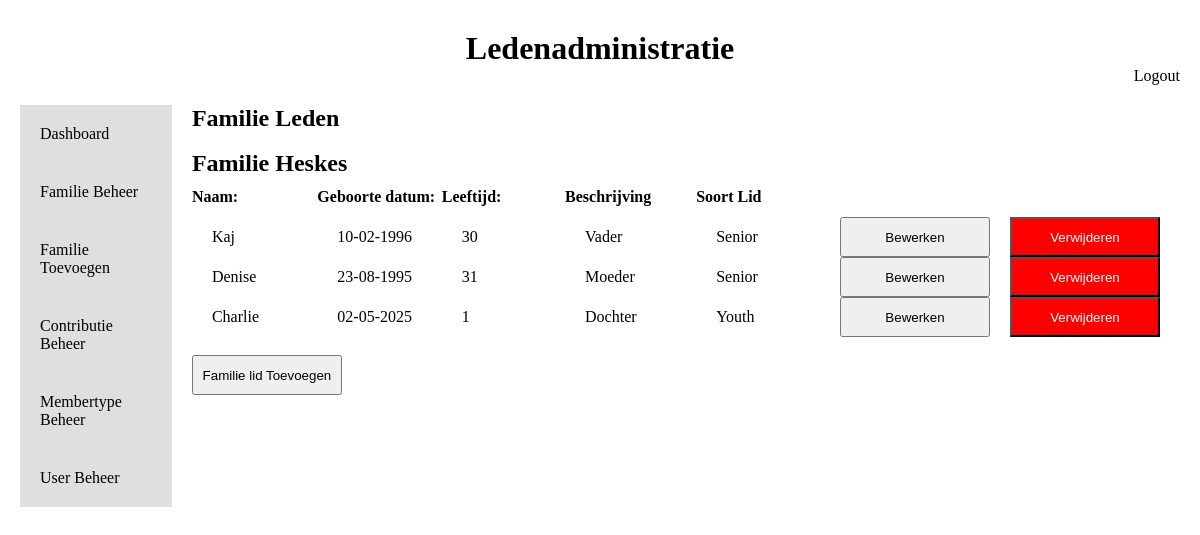
The app's page /Views/FamMembers/index.php?Famid=1 (signed in) with its own data.
### tables this page shows
CREATE TABLE IF NOT EXISTS Families (
    FamId int AUTO_INCREMENT PRIMARY KEY,
    Famname varchar(100) NOT NULL,
    Adress varchar(100),                                             
    City varchar(100),                                              
    Postcode varchar(100),                                           
    Country varchar(100)                                             
);

CREATE TABLE IF NOT EXISTS FamMember (
    FamMemId int AUTO_INCREMENT PRIMARY KEY,
    Name varchar (100) NOT NULL,                                     
    DateOfBirth DATE,                                                
    MemDes varchar (100),                                            
    FamId int,                                                       
    MemTypId int,                                                    
    CONSTRAINT FK_FamId FOREIGN KEY (FamId) REFERENCES Families (FamId),
    CONSTRAINT FK_MemTypId FOREIGN KEY (MemTypId) REFERENCES MemberType (MemTypId)
);

CREATE TABLE IF NOT EXISTS MemberType (
    MemTypId int AUTO_INCREMENT PRIMARY KEY,                         
    Description varchar (100),                                       
    DiscountPercentage int
);

### Models/Family.php (called while the page is built, shortened)
<?php
    Class Family {
        private static function getConnection() {
            return new PDO('mysql:host=localhost;dbname=Memberadministration;charset=utf8', 'root', '');
        }
        public static function getById(INT $famid){
            $db = self::getConnection();
            $req = $db->prepare('SELECT * FROM Families WHERE FamId = ?');
            $req->execute([$famid]);
            return $req->fetch(PDO::FETCH_ASSOC);
        }
    }
?>

### Models/FamMember.php (called while the page is built, shortened)
<?php
    Class FamMember {
        private static function getConnection() {
            return new PDO('mysql:host=localhost;dbname=Memberadministration;charset=utf8', 'root', '');
        }
        public static function getFamMembers(INT $famId){
            $db = self::getConnection();
            $req = $db->prepare('SELECT * FROM fammember WHERE famId = ?');
            $req->execute([$famId]);
            return $req->fetchAll(PDO::FETCH_ASSOC);
        }
    }
?>

### Models/Membertype.php (called while the page is built, shortened)
<?php
Class Membertype {
    private static function getConnection() {
        return new PDO('mysql:host=localhost;dbname=Memberadministration;charset=utf8', 'root', '');
    }
    public static function getMembertype(INT $famid){
        $db = self::getConnection();
        $req = $db->prepare('SELECT fammember.*, membertype.Description FROM fammember
        INNER JOIN membertype ON membertype.MemTypId = fammember.MemTypId
        WHERE FamId = ?');
        $req->execute([$famid]);
        return $req->fetchAll(PDO::FETCH_ASSOC);
    }
}
?>

### Views/FamMembers/index.php (the view, shortened to what this page needs)
<?php
        require_once '../../Models/Family.php';
        require_once '../../Models/FamMember.php';
        require_once '../../Models/Membertype.php';
        $famid = $_GET['Famid'];
        $family = Family::getById($famid);
        $fammembers = FamMember::getFamMembers($family['FamId']);
        $memtypes = Membertype::getMembertype($famid);
?>
<!DOCTYPE html>
<html lang="en">
<head>
    <link rel="stylesheet" href="../../Css/style.css">
</head>
<body>
    <div class="title">
        <h1>Ledenadministratie</h1>
    </div>
    <div class="title_right">
        <a href="../../index.php">Logout <?php session_abort(); ?></a>
    </div>
    <div class="body_container">
        <div class="body_side">
            <a href="../Dashboard.php">Dashboard</a>
            <?php
                if ($_SESSION['Role'] == 'admin' || $_SESSION['Role'] == 'secretaris'){
                    echo '<a href="../Families/index.php">Familie Beheer</a>';
                    echo '<a href="../Families/create.php">Familie Toevoegen</a>';
                }
                if ($_SESSION['Role'] == 'admin' || $_SESSION['Role'] == 'penningmeester'){
                    echo '<a href="../Contribution/index.php">Contributie Beheer</a>';
                    echo '<a href="../Membertype/index.php">Membertype Beheer</a>';
                }
                if ($_SESSION['Role'] == 'admin'){
                    echo '<a href="../User/index.php">User Beheer</a>';
                }
            ?>
        </div>
        <div class="body_main">
            <div class="body_main_title">
                <h2>Familie Leden</h2>
            </div>
            <br>
            <div class="body_main_families">
                <h2>Familie <?php echo $family['Famname'] ?> </h2>
                <?php
                    echo "<table>";
                            echo "<tr>";
                                echo "<th>Naam:</th>";
                                echo "<th>Geboorte datum:</th>";
                                echo "<th>Leeftijd:</th>";
                                echo "<th>Beschrijving</th>";
                                echo "<th>Soort Lid</th>";
                                echo "<th></th>";
                                echo "<th></th>";
                            echo "</tr>";
                        echo "<tr class='tr_members'>";
                            foreach ($fammembers as $index => $member) {
                            echo "<tr class='tr_member'>";
                                echo "<td>" . $member['Name'] . "</td>";
                                echo "<td>" . date('d-m-Y', strtotime($member['DateOfBirth'])). "</td>";
                                echo "<td>" . Date('Y') - date('Y', strtotime($member['DateOfBirth'])) . "</td>";
                                echo "<td>" . $member['MemDes'] . "</td>";
                                echo "<td>" . ($memtypes[$index]['Description'] ?? 'Geen') . "</td>";
                                echo "<td><a href='edit.php?FamMemId=" . $member['FamMemId'] . "'><button>Bewerken</button></a></td>";
                                echo "<td><a href='delete.php?FamMemId=" . $member['FamMemId'] . "&Famid=" . $famid . "'><button class='delete'>Verwijderen</button></a></td>";
                            echo "</tr>";
                        }
                        echo "</tr>";
                    echo "</table>"
                ?>
                <br>
                <a href="create.php?FamId=<?php echo $family['FamId']; ?>"><Button>Familie lid Toevoegen</Button></a>
            </div>
        </div>
    </div>
</body>
</html>

### Css/style.css (style rules this page uses)
* { margin: 0px; padding: 0px; }
.title { display: flex; flex-direction: column; justify-content: center; align-items: center; margin-top: 30px; }
.title_right { display: flex; flex-direction: row; justify-content: end; margin-right: 20px; }
.title_right a { color: black; text-decoration: none; }
.body_container { display: flex; flex-direction: row; margin: 20px; }
.body_side a { color: black; text-decoration: none; padding: 20px; background-color: rgb(223, 223, 223); }
.body_container .body_side { display: flex; flex-direction: column; }
.body_main { margin: 0px 20px; }
.body_main_contribution td, th { width: 150px; height: 40px; text-align: start; }
.body_main_Users td, th { width: 150px; height: 40px; text-align: start; }
.body_main_families button { width: 150px; height: 40px; text-align: center; }
.body_main_families table { border-collapse: collapse; }
.body_main_families .tr_member td { padding-left: 20px; }
.delete { background-color: red; color: White; }

### records on screen
families: Famname "Heskes"
fammember: Name "Kaj", DateOfBirth "10-02-1996", DateOfBirth "30", MemDes "Vader", MemTypId.Description "Senior"
fammember: Name "Denise", DateOfBirth "23-08-1995", DateOfBirth "31", MemDes "Moeder", MemTypId.Description "Senior"
fammember: Name "Charlie", DateOfBirth "02-05-2025", DateOfBirth "1", MemDes "Dochter", MemTypId.Description "Youth"
